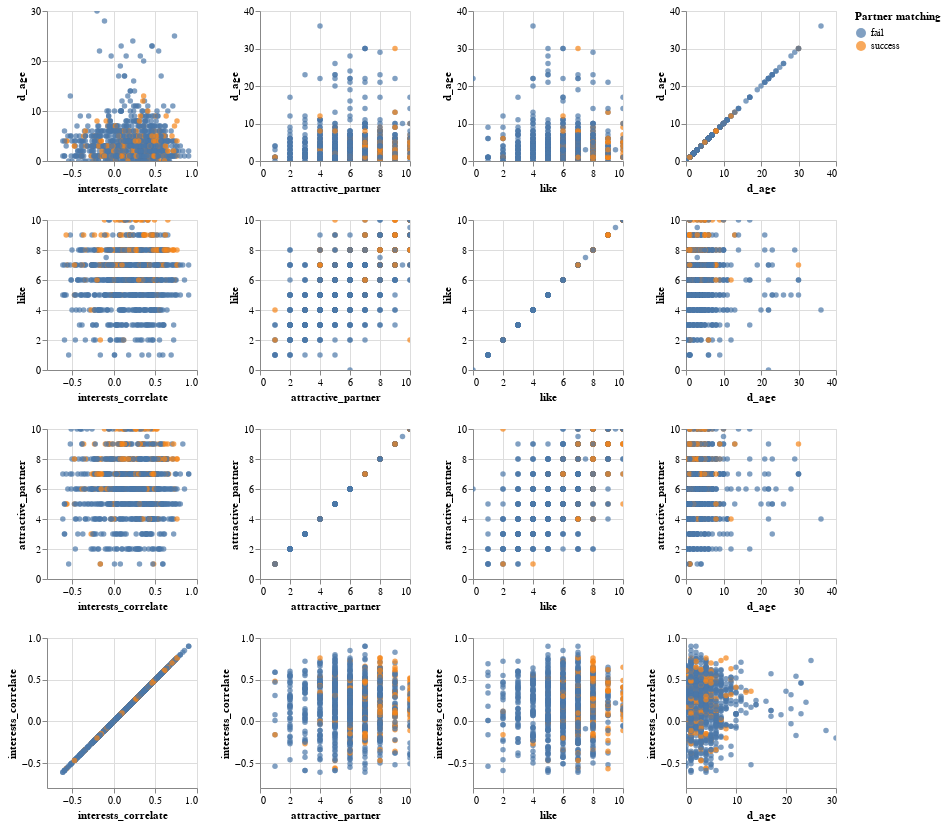

The notebook cell saved with this chart:
### Code cell
alt.Chart(speeddating).mark_circle().encode(
    alt.X(alt.repeat("column"), type='quantitative'),
    alt.Y(alt.repeat("row"), type='quantitative'),
    color=alt.Color("match", title="Partner matching")
).properties(
    width=150,
    height=150
).repeat(
    row=['d_age', 'like', 'attractive_partner', 'interests_correlate'],
    column=['interests_correlate', 'attractive_partner', 'like', 'd_age']
).interactive()

#leaveout

### Figure 1 — Vega-Lite specification as saved in the notebook (floating-point values rounded to 4 significant figures; data arrays with more than 128 entries replaced by an {"elided": "..."} marker saying what was removed)
{"config": {"view": {"continuousWidth": 400, "continuousHeight": 300}}, "repeat": {"column": ["interests_correlate", "attractive_partner", "like", "d_age"], "row": ["d_age", "like", "attractive_partner", "interests_correlate"]}, "spec": {"data": {"name": "data-4290ddb7ea1c350c588fc3e69980b13e"}, "mark": "circle", "encoding": {"color": {"field": "match", "title": "Partner matching", "type": "nominal"}, "x": {"field": {"repeat": "column"}, "type": "quantitative"}, "y": {"field": {"repeat": "row"}, "type": "quantitative"}}, "height": 150, "selection": {"selector001": {"type": "interval", "bind": "scales", "encodings": ["x", "y"]}}, "width": 150}, "$schema": "https://vega.github.io/schema/vega-lite/v4.17.0.json", "datasets": {"data-4290ddb7ea1c350c588fc3e69980b13e": {"elided": "1000 records"}}}
